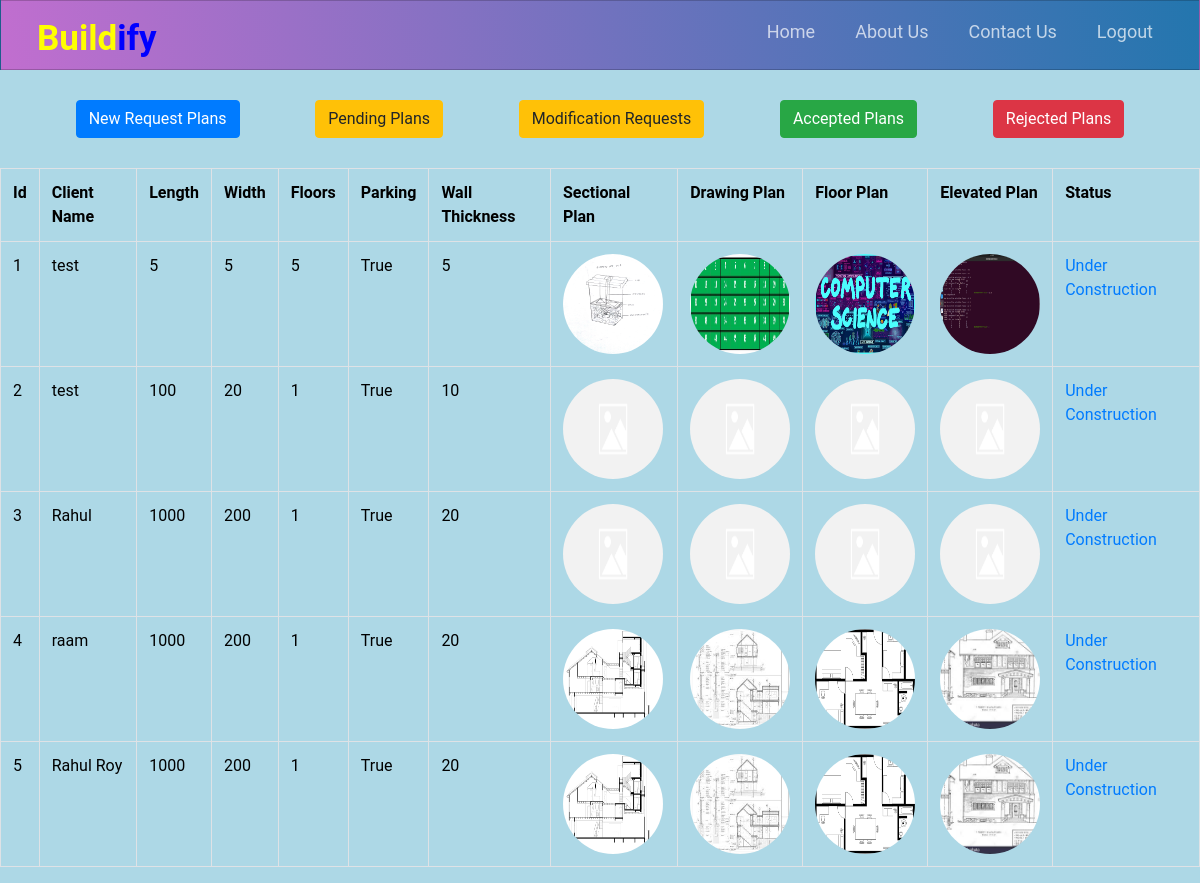
The page /get_adminacceptedplan (signed in) on the database its author committed.
### accounts/models.py (models this page shows, shortened)
class Plan(models.Model):
    client = models.ForeignKey(to=Client,on_delete=models.CASCADE)
    length = models.IntegerField()
    width = models.IntegerField()
    rooms = models.IntegerField()
    wall_thickness = models.IntegerField()
    floors = models.IntegerField()
    parking = models.BooleanField(default=True)
    status_choices_plan = [
        ('new','New'),
        ('pending','Pending'),
        ('modification','Ask For Modification'),
        ('accepted','Accepted'),
        ('rejected','Rejected'),
    ]
    status = models.CharField(max_length = 20, choices=status_choices_plan, default ='new')
    drawing_plan = models.ImageField(upload_to = 'drawing',blank=True,default='default.png')
    sectional_plan = models.ImageField(upload_to = 'sectional',blank=True,default='default.png')
    floor_plan = models.ImageField(upload_to = 'floor',blank=True,default='default.png')
    elevated_plan = models.ImageField(upload_to = 'elevated',blank=True,default='default.png')

class Client(models.Model):
    user = models.ForeignKey(to=User,on_delete=models.CASCADE)

### accounts/views.py (the view)
# urls.py: path('get_adminacceptedplan',v.get_adminacceptedplan,name='get_adminacceptedplan'),
@login_required
@user_passes_test(isAdmin, login_url='home')
def get_adminacceptedplan(request):
    plans = Plan.objects.filter(Q(status='accepted'))
    return render(request, 'get_adminacceptedplan.html',{'plans':plans})

### accounts/models.py (called while the page is built)
def isAdmin(user):
    if Admin.objects.filter(user=user).first():
        return True
    else:
        return False

### accounts/templates/get_adminacceptedplan.html (shortened to what this page needs)
{% extends 'header.html'%}
{% block content%}
<div style="display: flex; justify-content: space-evenly; margin: 30px 0;">
  <a href = "{% url 'get_adminplan' 'new' %}" class='btn btn-primary'>New Request Plans</a>
  <a href = "{% url 'get_adminplan' 'pending' %}" class='btn btn-warning'>Pending Plans</a>
  <a href = "{% url 'get_adminplan' 'modification' %}" class='btn btn-warning '>Modification Requests</a>
  <a href = "{% url 'get_adminacceptedplan' %}" class='btn btn-success'>Accepted Plans</a>
  <a href = "{% url 'get_adminplan' 'rejected' %}" class='btn btn-danger'>Rejected Plans</a>
</div>
<table class="table table-bordered">
    <tr>
      <th>Id</th>
      <th>Client Name</th>
      <th>Length</th>
      <th>Width</th>
      <th>Floors</th>
      <th>Parking</th>
      <th>Wall Thickness</th>
      <th>Sectional Plan</th>
      <th>Drawing Plan</th>
      <th>Floor Plan</th>
      <th>Elevated Plan</th>
      <th>
            Status
      </th>
    </tr>
    {% for plan in plans %}
    <tr>
      <td>{{ plan.id }}</td>
      <td>{{ plan.client.user.first_name }}</td>
      <td>{{ plan.length }}</td>
      <td>{{ plan.width}}</td>
      <td>{{ plan.floors }}</td>
      <td>{{ plan.parking }}</td>
      <td>{{ plan.wall_thickness }}</td>
      <td><a href="{{media_url}}{{ plan.sectional_plan.url}}">
            <img src="{{media_url}}{{ plan.sectional_plan.url }}" class="rounded-circle" width="100px" height="100px">
        </a></td>
      <td><a href="{{media_url}}{{ plan.drawing_plan.url }}">
        <img src="{{media_url}}{{ plan.drawing_plan.url}}" class="rounded-circle" width="100px" height="100px">
    </a></td>
      <td><a href="{{ plan.floor_plan.url}}">
        <img src="{{ plan.floor_plan.url}}" class="rounded-circle" width="100px" height="100px">
    </a></td>
      <td><a href="{{ plan.elevated_plan.url}}">
        <img src="{{ plan.elevated_plan.url}}" class="rounded-circle" width="100px" height="100spx">
    </a></td>
      {% if plan.construction %}
      <td><a href="{% url 'get_s_construction' plan.construction.id %}">Under Construction</a> </td>
      {% else %}
      <td>
        <form action="{% url 'new_construction' plan.id %}">
          <button name='new_construction' class='btn btn-success'>Create Construction</button>
        </form>
      </td>
      {% endif %}
    </tr>
    {% endfor %}
  </table>
{% endblock content %}

### accounts/templates/header.html (style rules this page uses)
* { box-sizing: border-box; padding: 0; margin: 0; color: black; }
body { font-family: Roboto, Helvetica, Arial, sans-serif; background:lightblue; }

### rows shown on the page
Plan: id "1", client.user.first_name "test", length "5", width "5", floors "5", parking "True", wall_thickness "5", sectional_plan (picture), drawing_plan (picture), floor_plan (picture), elevated_plan (picture), shows "Under Construction"
Plan: id "2", client.user.first_name "test", length "100", width "20", floors "1", parking "True", wall_thickness "10", sectional_plan (placeholder picture), drawing_plan (placeholder picture), floor_plan (placeholder picture), elevated_plan (placeholder picture), shows "Under Construction"
Plan: id "3", client.user.first_name "Rahul", length "1000", width "200", floors "1", parking "True", wall_thickness "20", sectional_plan (placeholder picture), drawing_plan (placeholder picture), floor_plan (placeholder picture), elevated_plan (placeholder picture), shows "Under Construction"
Plan: id "4", client.user.first_name "raam", length "1000", width "200", floors "1", parking "True", wall_thickness "20", sectional_plan (picture), drawing_plan (picture), floor_plan (picture), elevated_plan (picture), shows "Under Construction"
Plan: id "5", client.user.first_name "Rahul Roy", length "1000", width "200", floors "1", parking "True", wall_thickness "20", sectional_plan (picture), drawing_plan (picture), floor_plan (picture), elevated_plan (picture), shows "Under Construction"
